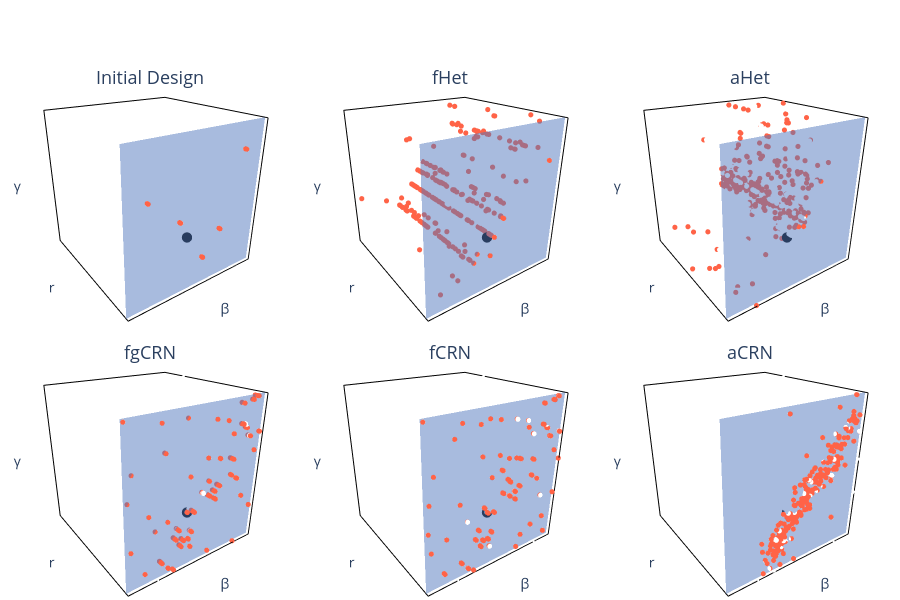

Notebook cell for this chart:
### Code cell
all_methods = [['Initial Design', 'fHet', 'aHet'],
               ['fgCRN', 'fCRN', 'aCRN']]
n=6
fig = make_subplots(
    rows=2, cols=3,
    specs=[[{'type': 'surface'}]*3, [{'type':'surface'}]*3],
    subplot_titles=all_methods[0]+all_methods[1],
    horizontal_spacing=0,   # shrink gutters 
    vertical_spacing=0
)

camera = dict(
    eye=dict(x=1.7,   # out to the right
             y=-1.2,  # pulled forward
             z=0.9),  # lifted up
    up=dict(x=0, y=0, z=1)  # ensure “up” is along the z–axis
)

# Prepare the plane at x = 20, over p1,p2 ∈ [0,1]
x0 = 20
grid_n = 10
p1_lin = np.linspace(0, 1, grid_n)
p2_lin = np.linspace(0, 1, grid_n)
P1, P2 = np.meshgrid(p1_lin, p2_lin)
X = np.full_like(P1, x0)

rep_val = 'rep'
ground_truth = {'p1':0.45, 'p2':0.35, 'rep':50}

for i, methods in enumerate(all_methods, start=1):
    for j, method in enumerate(methods, start=1):
        dfm = dfx[(dfx['method']==method)]
        if method != 'Initial Design':
            dfm = dfm[dfm.iter>1]

        # build a color list: blue if <20, red otherwise
        colors = ['tomato' if rr <= 20 else 'tomato' for rr in dfm['num_replicates']]
        
        fig.add_trace(
            go.Scatter3d(
                x = dfm[rep_val],
                y = dfm['p1'],
                z = dfm['p2'],
                mode = 'markers',
                marker = dict(
                    size = 3,
                    color = colors,
                    opacity=1
                ),
                showlegend = False
            ),
            row=i, col=j
        )
        fig.add_trace(
            go.Scatter3d(
                x=[ground_truth['rep']],
                y=[ground_truth['p1']],
                z=[ground_truth['p2']],
                mode='markers',
                marker = dict(
                    size=6,
                    color='black'
                ),
                showlegend=False
            ),
            row=i, col=j
        )
        fig.add_trace(
            go.Surface(
                x = X, y = P1, z = P2,
                # make all values in this matrix the same (e.g. zeros)
                surfacecolor = np.zeros_like(P1),
                # map “0” → light-green; “1” → light-green (so it’s uniform)
                colorscale = [[0,'cornflowerblue'], [1, 'cornflowerblue']],
                opacity    = 0.5,
                showscale  = False,
                showlegend = False
            ),
            row=i, col=j
        )
        
        fig.update_scenes(
            dict(
                # overall scene background
                bgcolor='white',
                aspectmode='cube',
                # x-axis (num_replicates), descending
                xaxis=dict(
                    range=[dfx[rep_val].max(), -1],
                    title='r',
                    showgrid=False,    # no grid‐planes
                    zeroline=False,    # no zero‐plane
                    showline=True,     # draw the axis line
                    mirror=True,       # mirror that line on the opposite side of the box
                    linewidth=2,       # thickness
                    linecolor='black',  # color of the box edges
                    showticklabels=False,
                    backgroundcolor='white'

                ),
                # y-axis (p1)
                yaxis=dict(
                    title='β',
                    range=[0, 1],
                    showgrid=False,
                    zeroline=False,
                    showline=True,
                    mirror=True,
                    linewidth=2,
                    linecolor='black',
                    showticklabels=False,
                    backgroundcolor='white'
            
                ),
                # z-axis (p2)
                zaxis=dict(
                    range=[0, 1],
                    title='γ',
                    showgrid=False,
                    zeroline=False,
                    showline=True,
                    mirror=True,
                    linewidth=2,
                    linecolor='black',
                    showticklabels=False,
                    backgroundcolor='white'
                ),
                camera = camera
            ),
            row=i, col=j
        )

annos = []
for i, methods in enumerate(all_methods):
    for j, method in enumerate(methods):
        x = (j + 0.5)/3 
        if i == 0:
            y = .925
        elif i == 1:
            y = .425
        annos.append(dict(
            text=method,
            x=x, y=y,          # just above the top of the plot
            xref='paper', yref='paper',
            showarrow=False,
            font=dict(size=18),
        ))
    
fig.update_layout(
    width = 150 * n,              # ← bump per‐panel width
    height = 600,                 # ← bump height for more vertical space
    margin = dict(l=0, r=0, t=50, b=0),  # trim outer margins
    paper_bgcolor='white',
    annotations=annos,
)

    
fig.show()

### Figure 1 — Plotly figure (JSON) as saved in the notebook; plotly's stock layout.template omitted (floating-point values rounded to 4 significant figures; data arrays with more than 128 entries replaced by an {"elided": "..."} marker saying what was removed)
{"data": [{"marker": {"color": ["tomato", "tomato", "tomato", "tomato", "tomato", "tomato", "tomato", "tomato", "tomato", "tomato", "tomato", "tomato", "tomato", "tomato", "tomato", "tomato", "tomato", "tomato", "tomato", "tomato", "tomato", "tomato", "tomato", "tomato", "tomato", "tomato", "tomato", "tomato", "tomato", "tomato", "tomato", "tomato", "tomato", "tomato", "tomato", "tomato", "tomato", "tomato", "tomato", "tomato", "tomato", "tomato", "tomato", "tomato", "tomato", "tomato", "tomato", "tomato", "tomato", "tomato"], "opacity": 1, "size": 3}, "mode": "markers", "scene": "scene", "showlegend": false, "type": "scatter3d", "x": [1, 2, 3, 4, 5, 6, 7, 8, 9, 10, 1, 2, 3, 4, 5, 6, 7, 8, 9, 10, 1, 2, 3, 4, 5, 6, 7, 8, 9, 10, 1, 2, 3, 4, 5, 6, 7, 8, 9, 10, 1, 2, 3, 4, 5, 6, 7, 8, 9, 10], "y": [0.8412, 0.8412, 0.8412, 0.8412, 0.8412, 0.8412, 0.8412, 0.8412, 0.8412, 0.8412, 0.1374, 0.1374, 0.1374, 0.1374, 0.1374, 0.1374, 0.1374, 0.1374, 0.1374, 0.1374, 0.354, 0.354, 0.354, 0.354, 0.354, 0.354, 0.354, 0.354, 0.354, 0.354, 0.5435, 0.5435, 0.5435, 0.5435, 0.5435, 0.5435, 0.5435, 0.5435, 0.5435, 0.5435, 0.676, 0.676, 0.676, 0.676, 0.676, 0.676, 0.676, 0.676, 0.676, 0.676], "z": [0.8353, 0.8353, 0.8353, 0.8353, 0.8353, 0.8353, 0.8353, 0.8353, 0.8353, 0.8353, 0.6768, 0.6768, 0.6768, 0.6768, 0.6768, 0.6768, 0.6768, 0.6768, 0.6768, 0.6768, 0.4995, 0.4995, 0.4995, 0.4995, 0.4995, 0.4995, 0.4995, 0.4995, 0.4995, 0.4995, 0.1984, 0.1984, 0.1984, 0.1984, 0.1984, 0.1984, 0.1984, 0.1984, 0.1984, 0.1984, 0.3555, 0.3555, 0.3555, 0.3555, 0.3555, 0.3555, 0.3555, 0.3555, 0.3555, 0.3555]}, {"marker": {"color": "black", "size": 6}, "mode": "markers", "scene": "scene", "showlegend": false, "type": "scatter3d", "x": [50], "y": [0.45], "z": [0.35]}, {"colorscale": [[0, "cornflowerblue"], [1, "cornflowerblue"]], "opacity": 0.5, "scene": "scene", "showlegend": false, "showscale": false, "surfacecolor": [[0.0, 0.0, 0.0, 0.0, 0.0, 0.0, 0.0, 0.0, 0.0, 0.0], [0.0, 0.0, 0.0, 0.0, 0.0, 0.0, 0.0, 0.0, 0.0, 0.0], [0.0, 0.0, 0.0, 0.0, 0.0, 0.0, 0.0, 0.0, 0.0, 0.0], [0.0, 0.0, 0.0, 0.0, 0.0, 0.0, 0.0, 0.0, 0.0, 0.0], [0.0, 0.0, 0.0, 0.0, 0.0, 0.0, 0.0, 0.0, 0.0, 0.0], [0.0, 0.0, 0.0, 0.0, 0.0, 0.0, 0.0, 0.0, 0.0, 0.0], [0.0, 0.0, 0.0, 0.0, 0.0, 0.0, 0.0, 0.0, 0.0, 0.0], [0.0, 0.0, 0.0, 0.0, 0.0, 0.0, 0.0, 0.0, 0.0, 0.0], [0.0, 0.0, 0.0, 0.0, 0.0, 0.0, 0.0, 0.0, 0.0, 0.0], [0.0, 0.0, 0.0, 0.0, 0.0, 0.0, 0.0, 0.0, 0.0, 0.0]], "type": "surface", "x": [[20.0, 20.0, 20.0, 20.0, 20.0, 20.0, 20.0, 20.0, 20.0, 20.0], [20.0, 20.0, 20.0, 20.0, 20.0, 20.0, 20.0, 20.0, 20.0, 20.0], [20.0, 20.0, 20.0, 20.0, 20.0, 20.0, 20.0, 20.0, 20.0, 20.0], [20.0, 20.0, 20.0, 20.0, 20.0, 20.0, 20.0, 20.0, 20.0, 20.0], [20.0, 20.0, 20.0, 20.0, 20.0, 20.0, 20.0, 20.0, 20.0, 20.0], [20.0, 20.0, 20.0, 20.0, 20.0, 20.0, 20.0, 20.0, 20.0, 20.0], [20.0, 20.0, 20.0, 20.0, 20.0, 20.0, 20.0, 20.0, 20.0, 20.0], [20.0, 20.0, 20.0, 20.0, 20.0, 20.0, 20.0, 20.0, 20.0, 20.0], [20.0, 20.0, 20.0, 20.0, 20.0, 20.0, 20.0, 20.0, 20.0, 20.0], [20.0, 20.0, 20.0, 20.0, 20.0, 20.0, 20.0, 20.0, 20.0, 20.0]], "y": [[0.0, 0.1111, 0.2222, 0.3333, 0.4444, 0.5556, 0.6667, 0.7778, 0.8889, 1.0], [0.0, 0.1111, 0.2222, 0.3333, 0.4444, 0.5556, 0.6667, 0.7778, 0.8889, 1.0], [0.0, 0.1111, 0.2222, 0.3333, 0.4444, 0.5556, 0.6667, 0.7778, 0.8889, 1.0], [0.0, 0.1111, 0.2222, 0.3333, 0.4444, 0.5556, 0.6667, 0.7778, 0.8889, 1.0], [0.0, 0.1111, 0.2222, 0.3333, 0.4444, 0.5556, 0.6667, 0.7778, 0.8889, 1.0], [0.0, 0.1111, 0.2222, 0.3333, 0.4444, 0.5556, 0.6667, 0.7778, 0.8889, 1.0], [0.0, 0.1111, 0.2222, 0.3333, 0.4444, 0.5556, 0.6667, 0.7778, 0.8889, 1.0], [0.0, 0.1111, 0.2222, 0.3333, 0.4444, 0.5556, 0.6667, 0.7778, 0.8889, 1.0], [0.0, 0.1111, 0.2222, 0.3333, 0.4444, 0.5556, 0.6667, 0.7778, 0.8889, 1.0], [0.0, 0.1111, 0.2222, 0.3333, 0.4444, 0.5556, 0.6667, 0.7778, 0.8889, 1.0]], "z": [[0.0, 0.0, 0.0, 0.0, 0.0, 0.0, 0.0, 0.0, 0.0, 0.0], [0.1111, 0.1111, 0.1111, 0.1111, 0.1111, 0.1111, 0.1111, 0.1111, 0.1111, 0.1111], [0.2222, 0.2222, 0.2222, 0.2222, 0.2222, 0.2222, 0.2222, 0.2222, 0.2222, 0.2222], [0.3333, 0.3333, 0.3333, 0.3333, 0.3333, 0.3333, 0.3333, 0.3333, 0.3333, 0.3333], [0.4444, 0.4444, 0.4444, 0.4444, 0.4444, 0.4444, 0.4444, 0.4444, 0.4444, 0.4444], [0.5556, 0.5556, 0.5556, 0.5556, 0.5556, 0.5556, 0.5556, 0.5556, 0.5556, 0.5556], [0.6667, 0.6667, 0.6667, 0.6667, 0.6667, 0.6667, 0.6667, 0.6667, 0.6667, 0.6667], [0.7778, 0.7778, 0.7778, 0.7778, 0.7778, 0.7778, 0.7778, 0.7778, 0.7778, 0.7778], [0.8889, 0.8889, 0.8889, 0.8889, 0.8889, 0.8889, 0.8889, 0.8889, 0.8889, 0.8889], [1.0, 1.0, 1.0, 1.0, 1.0, 1.0, 1.0, 1.0, 1.0, 1.0]]}, {"marker": {"color": {"elided": "250 str values"}, "opacity": 1, "size": 3}, "mode": "markers", "scene": "scene2", "showlegend": false, "type": "scatter3d", "x": {"elided": "250 int values"}, "y": {"elided": "250 float values"}, "z": {"elided": "250 float values"}}, {"marker": {"color": "black", "size": 6}, "mode": "markers", "scene": "scene2", "showlegend": false, "type": "scatter3d", "x": [50], "y": [0.45], "z": [0.35]}, {"colorscale": [[0, "cornflowerblue"], [1, "cornflowerblue"]], "opacity": 0.5, "scene": "scene2", "showlegend": false, "showscale": false, "surfacecolor": [[0.0, 0.0, 0.0, 0.0, 0.0, 0.0, 0.0, 0.0, 0.0, 0.0], [0.0, 0.0, 0.0, 0.0, 0.0, 0.0, 0.0, 0.0, 0.0, 0.0], [0.0, 0.0, 0.0, 0.0, 0.0, 0.0, 0.0, 0.0, 0.0, 0.0], [0.0, 0.0, 0.0, 0.0, 0.0, 0.0, 0.0, 0.0, 0.0, 0.0], [0.0, 0.0, 0.0, 0.0, 0.0, 0.0, 0.0, 0.0, 0.0, 0.0], [0.0, 0.0, 0.0, 0.0, 0.0, 0.0, 0.0, 0.0, 0.0, 0.0], [0.0, 0.0, 0.0, 0.0, 0.0, 0.0, 0.0, 0.0, 0.0, 0.0], [0.0, 0.0, 0.0, 0.0, 0.0, 0.0, 0.0, 0.0, 0.0, 0.0], [0.0, 0.0, 0.0, 0.0, 0.0, 0.0, 0.0, 0.0, 0.0, 0.0], [0.0, 0.0, 0.0, 0.0, 0.0, 0.0, 0.0, 0.0, 0.0, 0.0]], "type": "surface", "x": [[20.0, 20.0, 20.0, 20.0, 20.0, 20.0, 20.0, 20.0, 20.0, 20.0], [20.0, 20.0, 20.0, 20.0, 20.0, 20.0, 20.0, 20.0, 20.0, 20.0], [20.0, 20.0, 20.0, 20.0, 20.0, 20.0, 20.0, 20.0, 20.0, 20.0], [20.0, 20.0, 20.0, 20.0, 20.0, 20.0, 20.0, 20.0, 20.0, 20.0], [20.0, 20.0, 20.0, 20.0, 20.0, 20.0, 20.0, 20.0, 20.0, 20.0], [20.0, 20.0, 20.0, 20.0, 20.0, 20.0, 20.0, 20.0, 20.0, 20.0], [20.0, 20.0, 20.0, 20.0, 20.0, 20.0, 20.0, 20.0, 20.0, 20.0], [20.0, 20.0, 20.0, 20.0, 20.0, 20.0, 20.0, 20.0, 20.0, 20.0], [20.0, 20.0, 20.0, 20.0, 20.0, 20.0, 20.0, 20.0, 20.0, 20.0], [20.0, 20.0, 20.0, 20.0, 20.0, 20.0, 20.0, 20.0, 20.0, 20.0]], "y": [[0.0, 0.1111, 0.2222, 0.3333, 0.4444, 0.5556, 0.6667, 0.7778, 0.8889, 1.0], [0.0, 0.1111, 0.2222, 0.3333, 0.4444, 0.5556, 0.6667, 0.7778, 0.8889, 1.0], [0.0, 0.1111, 0.2222, 0.3333, 0.4444, 0.5556, 0.6667, 0.7778, 0.8889, 1.0], [0.0, 0.1111, 0.2222, 0.3333, 0.4444, 0.5556, 0.6667, 0.7778, 0.8889, 1.0], [0.0, 0.1111, 0.2222, 0.3333, 0.4444, 0.5556, 0.6667, 0.7778, 0.8889, 1.0], [0.0, 0.1111, 0.2222, 0.3333, 0.4444, 0.5556, 0.6667, 0.7778, 0.8889, 1.0], [0.0, 0.1111, 0.2222, 0.3333, 0.4444, 0.5556, 0.6667, 0.7778, 0.8889, 1.0], [0.0, 0.1111, 0.2222, 0.3333, 0.4444, 0.5556, 0.6667, 0.7778, 0.8889, 1.0], [0.0, 0.1111, 0.2222, 0.3333, 0.4444, 0.5556, 0.6667, 0.7778, 0.8889, 1.0], [0.0, 0.1111, 0.2222, 0.3333, 0.4444, 0.5556, 0.6667, 0.7778, 0.8889, 1.0]], "z": [[0.0, 0.0, 0.0, 0.0, 0.0, 0.0, 0.0, 0.0, 0.0, 0.0], [0.1111, 0.1111, 0.1111, 0.1111, 0.1111, 0.1111, 0.1111, 0.1111, 0.1111, 0.1111], [0.2222, 0.2222, 0.2222, 0.2222, 0.2222, 0.2222, 0.2222, 0.2222, 0.2222, 0.2222], [0.3333, 0.3333, 0.3333, 0.3333, 0.3333, 0.3333, 0.3333, 0.3333, 0.3333, 0.3333], [0.4444, 0.4444, 0.4444, 0.4444, 0.4444, 0.4444, 0.4444, 0.4444, 0.4444, 0.4444], [0.5556, 0.5556, 0.5556, 0.5556, 0.5556, 0.5556, 0.5556, 0.5556, 0.5556, 0.5556], [0.6667, 0.6667, 0.6667, 0.6667, 0.6667, 0.6667, 0.6667, 0.6667, 0.6667, 0.6667], [0.7778, 0.7778, 0.7778, 0.7778, 0.7778, 0.7778, 0.7778, 0.7778, 0.7778, 0.7778], [0.8889, 0.8889, 0.8889, 0.8889, 0.8889, 0.8889, 0.8889, 0.8889, 0.8889, 0.8889], [1.0, 1.0, 1.0, 1.0, 1.0, 1.0, 1.0, 1.0, 1.0, 1.0]]}, {"marker": {"color": {"elided": "250 str values"}, "opacity": 1, "size": 3}, "mode": "markers", "scene": "scene3", "showlegend": false, "type": "scatter3d", "x": {"elided": "250 int values"}, "y": {"elided": "250 float values"}, "z": {"elided": "250 float values"}}, {"marker": {"color": "black", "size": 6}, "mode": "markers", "scene": "scene3", "showlegend": false, "type": "scatter3d", "x": [50], "y": [0.45], "z": [0.35]}, {"colorscale": [[0, "cornflowerblue"], [1, "cornflowerblue"]], "opacity": 0.5, "scene": "scene3", "showlegend": false, "showscale": false, "surfacecolor": [[0.0, 0.0, 0.0, 0.0, 0.0, 0.0, 0.0, 0.0, 0.0, 0.0], [0.0, 0.0, 0.0, 0.0, 0.0, 0.0, 0.0, 0.0, 0.0, 0.0], [0.0, 0.0, 0.0, 0.0, 0.0, 0.0, 0.0, 0.0, 0.0, 0.0], [0.0, 0.0, 0.0, 0.0, 0.0, 0.0, 0.0, 0.0, 0.0, 0.0], [0.0, 0.0, 0.0, 0.0, 0.0, 0.0, 0.0, 0.0, 0.0, 0.0], [0.0, 0.0, 0.0, 0.0, 0.0, 0.0, 0.0, 0.0, 0.0, 0.0], [0.0, 0.0, 0.0, 0.0, 0.0, 0.0, 0.0, 0.0, 0.0, 0.0], [0.0, 0.0, 0.0, 0.0, 0.0, 0.0, 0.0, 0.0, 0.0, 0.0], [0.0, 0.0, 0.0, 0.0, 0.0, 0.0, 0.0, 0.0, 0.0, 0.0], [0.0, 0.0, 0.0, 0.0, 0.0, 0.0, 0.0, 0.0, 0.0, 0.0]], "type": "surface", "x": [[20.0, 20.0, 20.0, 20.0, 20.0, 20.0, 20.0, 20.0, 20.0, 20.0], [20.0, 20.0, 20.0, 20.0, 20.0, 20.0, 20.0, 20.0, 20.0, 20.0], [20.0, 20.0, 20.0, 20.0, 20.0, 20.0, 20.0, 20.0, 20.0, 20.0], [20.0, 20.0, 20.0, 20.0, 20.0, 20.0, 20.0, 20.0, 20.0, 20.0], [20.0, 20.0, 20.0, 20.0, 20.0, 20.0, 20.0, 20.0, 20.0, 20.0], [20.0, 20.0, 20.0, 20.0, 20.0, 20.0, 20.0, 20.0, 20.0, 20.0], [20.0, 20.0, 20.0, 20.0, 20.0, 20.0, 20.0, 20.0, 20.0, 20.0], [20.0, 20.0, 20.0, 20.0, 20.0, 20.0, 20.0, 20.0, 20.0, 20.0], [20.0, 20.0, 20.0, 20.0, 20.0, 20.0, 20.0, 20.0, 20.0, 20.0], [20.0, 20.0, 20.0, 20.0, 20.0, 20.0, 20.0, 20.0, 20.0, 20.0]], "y": [[0.0, 0.1111, 0.2222, 0.3333, 0.4444, 0.5556, 0.6667, 0.7778, 0.8889, 1.0], [0.0, 0.1111, 0.2222, 0.3333, 0.4444, 0.5556, 0.6667, 0.7778, 0.8889, 1.0], [0.0, 0.1111, 0.2222, 0.3333, 0.4444, 0.5556, 0.6667, 0.7778, 0.8889, 1.0], [0.0, 0.1111, 0.2222, 0.3333, 0.4444, 0.5556, 0.6667, 0.7778, 0.8889, 1.0], [0.0, 0.1111, 0.2222, 0.3333, 0.4444, 0.5556, 0.6667, 0.7778, 0.8889, 1.0], [0.0, 0.1111, 0.2222, 0.3333, 0.4444, 0.5556, 0.6667, 0.7778, 0.8889, 1.0], [0.0, 0.1111, 0.2222, 0.3333, 0.4444, 0.5556, 0.6667, 0.7778, 0.8889, 1.0], [0.0, 0.1111, 0.2222, 0.3333, 0.4444, 0.5556, 0.6667, 0.7778, 0.8889, 1.0], [0.0, 0.1111, 0.2222, 0.3333, 0.4444, 0.5556, 0.6667, 0.7778, 0.8889, 1.0], [0.0, 0.1111, 0.2222, 0.3333, 0.4444, 0.5556, 0.6667, 0.7778, 0.8889, 1.0]], "z": [[0.0, 0.0, 0.0, 0.0, 0.0, 0.0, 0.0, 0.0, 0.0, 0.0], [0.1111, 0.1111, 0.1111, 0.1111, 0.1111, 0.1111, 0.1111, 0.1111, 0.1111, 0.1111], [0.2222, 0.2222, 0.2222, 0.2222, 0.2222, 0.2222, 0.2222, 0.2222, 0.2222, 0.2222], [0.3333, 0.3333, 0.3333, 0.3333, 0.3333, 0.3333, 0.3333, 0.3333, 0.3333, 0.3333], [0.4444, 0.4444, 0.4444, 0.4444, 0.4444, 0.4444, 0.4444, 0.4444, 0.4444, 0.4444], [0.5556, 0.5556, 0.5556, 0.5556, 0.5556, 0.5556, 0.5556, 0.5556, 0.5556, 0.5556], [0.6667, 0.6667, 0.6667, 0.6667, 0.6667, 0.6667, 0.6667, 0.6667, 0.6667, 0.6667], [0.7778, 0.7778, 0.7778, 0.7778, 0.7778, 0.7778, 0.7778, 0.7778, 0.7778, 0.7778], [0.8889, 0.8889, 0.8889, 0.8889, 0.8889, 0.8889, 0.8889, 0.8889, 0.8889, 0.8889], [1.0, 1.0, 1.0, 1.0, 1.0, 1.0, 1.0, 1.0, 1.0, 1.0]]}, {"marker": {"color": {"elided": "250 str values"}, "opacity": 1, "size": 3}, "mode": "markers", "scene": "scene4", "showlegend": false, "type": "scatter3d", "x": {"elided": "250 int values"}, "y": {"elided": "250 float values"}, "z": {"elided": "250 float values"}}, {"marker": {"color": "black", "size": 6}, "mode": "markers", "scene": "scene4", "showlegend": false, "type": "scatter3d", "x": [50], "y": [0.45], "z": [0.35]}, {"colorscale": [[0, "cornflowerblue"], [1, "cornflowerblue"]], "opacity": 0.5, "scene": "scene4", "showlegend": false, "showscale": false, "surfacecolor": [[0.0, 0.0, 0.0, 0.0, 0.0, 0.0, 0.0, 0.0, 0.0, 0.0], [0.0, 0.0, 0.0, 0.0, 0.0, 0.0, 0.0, 0.0, 0.0, 0.0], [0.0, 0.0, 0.0, 0.0, 0.0, 0.0, 0.0, 0.0, 0.0, 0.0], [0.0, 0.0, 0.0, 0.0, 0.0, 0.0, 0.0, 0.0, 0.0, 0.0], [0.0, 0.0, 0.0, 0.0, 0.0, 0.0, 0.0, 0.0, 0.0, 0.0], [0.0, 0.0, 0.0, 0.0, 0.0, 0.0, 0.0, 0.0, 0.0, 0.0], [0.0, 0.0, 0.0, 0.0, 0.0, 0.0, 0.0, 0.0, 0.0, 0.0], [0.0, 0.0, 0.0, 0.0, 0.0, 0.0, 0.0, 0.0, 0.0, 0.0], [0.0, 0.0, 0.0, 0.0, 0.0, 0.0, 0.0, 0.0, 0.0, 0.0], [0.0, 0.0, 0.0, 0.0, 0.0, 0.0, 0.0, 0.0, 0.0, 0.0]], "type": "surface", "x": [[20.0, 20.0, 20.0, 20.0, 20.0, 20.0, 20.0, 20.0, 20.0, 20.0], [20.0, 20.0, 20.0, 20.0, 20.0, 20.0, 20.0, 20.0, 20.0, 20.0], [20.0, 20.0, 20.0, 20.0, 20.0, 20.0, 20.0, 20.0, 20.0, 20.0], [20.0, 20.0, 20.0, 20.0, 20.0, 20.0, 20.0, 20.0, 20.0, 20.0], [20.0, 20.0, 20.0, 20.0, 20.0, 20.0, 20.0, 20.0, 20.0, 20.0], [20.0, 20.0, 20.0, 20.0, 20.0, 20.0, 20.0, 20.0, 20.0, 20.0], [20.0, 20.0, 20.0, 20.0, 20.0, 20.0, 20.0, 20.0, 20.0, 20.0], [20.0, 20.0, 20.0, 20.0, 20.0, 20.0, 20.0, 20.0, 20.0, 20.0], [20.0, 20.0, 20.0, 20.0, 20.0, 20.0, 20.0, 20.0, 20.0, 20.0], [20.0, 20.0, 20.0, 20.0, 20.0, 20.0, 20.0, 20.0, 20.0, 20.0]], "y": [[0.0, 0.1111, 0.2222, 0.3333, 0.4444, 0.5556, 0.6667, 0.7778, 0.8889, 1.0], [0.0, 0.1111, 0.2222, 0.3333, 0.4444, 0.5556, 0.6667, 0.7778, 0.8889, 1.0], [0.0, 0.1111, 0.2222, 0.3333, 0.4444, 0.5556, 0.6667, 0.7778, 0.8889, 1.0], [0.0, 0.1111, 0.2222, 0.3333, 0.4444, 0.5556, 0.6667, 0.7778, 0.8889, 1.0], [0.0, 0.1111, 0.2222, 0.3333, 0.4444, 0.5556, 0.6667, 0.7778, 0.8889, 1.0], [0.0, 0.1111, 0.2222, 0.3333, 0.4444, 0.5556, 0.6667, 0.7778, 0.8889, 1.0], [0.0, 0.1111, 0.2222, 0.3333, 0.4444, 0.5556, 0.6667, 0.7778, 0.8889, 1.0], [0.0, 0.1111, 0.2222, 0.3333, 0.4444, 0.5556, 0.6667, 0.7778, 0.8889, 1.0], [0.0, 0.1111, 0.2222, 0.3333, 0.4444, 0.5556, 0.6667, 0.7778, 0.8889, 1.0], [0.0, 0.1111, 0.2222, 0.3333, 0.4444, 0.5556, 0.6667, 0.7778, 0.8889, 1.0]], "z": [[0.0, 0.0, 0.0, 0.0, 0.0, 0.0, 0.0, 0.0, 0.0, 0.0], [0.1111, 0.1111, 0.1111, 0.1111, 0.1111, 0.1111, 0.1111, 0.1111, 0.1111, 0.1111], [0.2222, 0.2222, 0.2222, 0.2222, 0.2222, 0.2222, 0.2222, 0.2222, 0.2222, 0.2222], [0.3333, 0.3333, 0.3333, 0.3333, 0.3333, 0.3333, 0.3333, 0.3333, 0.3333, 0.3333], [0.4444, 0.4444, 0.4444, 0.4444, 0.4444, 0.4444, 0.4444, 0.4444, 0.4444, 0.4444], [0.5556, 0.5556, 0.5556, 0.5556, 0.5556, 0.5556, 0.5556, 0.5556, 0.5556, 0.5556], [0.6667, 0.6667, 0.6667, 0.6667, 0.6667, 0.6667, 0.6667, 0.6667, 0.6667, 0.6667], [0.7778, 0.7778, 0.7778, 0.7778, 0.7778, 0.7778, 0.7778, 0.7778, 0.7778, 0.7778], [0.8889, 0.8889, 0.8889, 0.8889, 0.8889, 0.8889, 0.8889, 0.8889, 0.8889, 0.8889], [1.0, 1.0, 1.0, 1.0, 1.0, 1.0, 1.0, 1.0, 1.0, 1.0]]}, {"marker": {"color": {"elided": "250 str values"}, "opacity": 1, "size": 3}, "mode": "markers", "scene": "scene5", "showlegend": false, "type": "scatter3d", "x": {"elided": "250 int values"}, "y": {"elided": "250 float values"}, "z": {"elided": "250 float values"}}, {"marker": {"color": "black", "size": 6}, "mode": "markers", "scene": "scene5", "showlegend": false, "type": "scatter3d", "x": [50], "y": [0.45], "z": [0.35]}, {"colorscale": [[0, "cornflowerblue"], [1, "cornflowerblue"]], "opacity": 0.5, "scene": "scene5", "showlegend": false, "showscale": false, "surfacecolor": [[0.0, 0.0, 0.0, 0.0, 0.0, 0.0, 0.0, 0.0, 0.0, 0.0], [0.0, 0.0, 0.0, 0.0, 0.0, 0.0, 0.0, 0.0, 0.0, 0.0], [0.0, 0.0, 0.0, 0.0, 0.0, 0.0, 0.0, 0.0, 0.0, 0.0], [0.0, 0.0, 0.0, 0.0, 0.0, 0.0, 0.0, 0.0, 0.0, 0.0], [0.0, 0.0, 0.0, 0.0, 0.0, 0.0, 0.0, 0.0, 0.0, 0.0], [0.0, 0.0, 0.0, 0.0, 0.0, 0.0, 0.0, 0.0, 0.0, 0.0], [0.0, 0.0, 0.0, 0.0, 0.0, 0.0, 0.0, 0.0, 0.0, 0.0], [0.0, 0.0, 0.0, 0.0, 0.0, 0.0, 0.0, 0.0, 0.0, 0.0], [0.0, 0.0, 0.0, 0.0, 0.0, 0.0, 0.0, 0.0, 0.0, 0.0], [0.0, 0.0, 0.0, 0.0, 0.0, 0.0, 0.0, 0.0, 0.0, 0.0]], "type": "surface", "x": [[20.0, 20.0, 20.0, 20.0, 20.0, 20.0, 20.0, 20.0, 20.0, 20.0], [20.0, 20.0, 20.0, 20.0, 20.0, 20.0, 20.0, 20.0, 20.0, 20.0], [20.0, 20.0, 20.0, 20.0, 20.0, 20.0, 20.0, 20.0, 20.0, 20.0], [20.0, 20.0, 20.0, 20.0, 20.0, 20.0, 20.0, 20.0, 20.0, 20.0], [20.0, 20.0, 20.0, 20.0, 20.0, 20.0, 20.0, 20.0, 20.0, 20.0], [20.0, 20.0, 20.0, 20.0, 20.0, 20.0, 20.0, 20.0, 20.0, 20.0], [20.0, 20.0, 20.0, 20.0, 20.0, 20.0, 20.0, 20.0, 20.0, 20.0], [20.0, 20.0, 20.0, 20.0, 20.0, 20.0, 20.0, 20.0, 20.0, 20.0], [20.0, 20.0, 20.0, 20.0, 20.0, 20.0, 20.0, 20.0, 20.0, 20.0], [20.0, 20.0, 20.0, 20.0, 20.0, 20.0, 20.0, 20.0, 20.0, 20.0]], "y": [[0.0, 0.1111, 0.2222, 0.3333, 0.4444, 0.5556, 0.6667, 0.7778, 0.8889, 1.0], [0.0, 0.1111, 0.2222, 0.3333, 0.4444, 0.5556, 0.6667, 0.7778, 0.8889, 1.0], [0.0, 0.1111, 0.2222, 0.3333, 0.4444, 0.5556, 0.6667, 0.7778, 0.8889, 1.0], [0.0, 0.1111, 0.2222, 0.3333, 0.4444, 0.5556, 0.6667, 0.7778, 0.8889, 1.0], [0.0, 0.1111, 0.2222, 0.3333, 0.4444, 0.5556, 0.6667, 0.7778, 0.8889, 1.0], [0.0, 0.1111, 0.2222, 0.3333, 0.4444, 0.5556, 0.6667, 0.7778, 0.8889, 1.0], [0.0, 0.1111, 0.2222, 0.3333, 0.4444, 0.5556, 0.6667, 0.7778, 0.8889, 1.0], [0.0, 0.1111, 0.2222, 0.3333, 0.4444, 0.5556, 0.6667, 0.7778, 0.8889, 1.0], [0.0, 0.1111, 0.2222, 0.3333, 0.4444, 0.5556, 0.6667, 0.7778, 0.8889, 1.0], [0.0, 0.1111, 0.2222, 0.3333, 0.4444, 0.5556, 0.6667, 0.7778, 0.8889, 1.0]], "z": [[0.0, 0.0, 0.0, 0.0, 0.0, 0.0, 0.0, 0.0, 0.0, 0.0], [0.1111, 0.1111, 0.1111, 0.1111, 0.1111, 0.1111, 0.1111, 0.1111, 0.1111, 0.1111], [0.2222, 0.2222, 0.2222, 0.2222, 0.2222, 0.2222, 0.2222, 0.2222, 0.2222, 0.2222], [0.3333, 0.3333, 0.3333, 0.3333, 0.3333, 0.3333, 0.3333, 0.3333, 0.3333, 0.3333], [0.4444, 0.4444, 0.4444, 0.4444, 0.4444, 0.4444, 0.4444, 0.4444, 0.4444, 0.4444], [0.5556, 0.5556, 0.5556, 0.5556, 0.5556, 0.5556, 0.5556, 0.5556, 0.5556, 0.5556], [0.6667, 0.6667, 0.6667, 0.6667, 0.6667, 0.6667, 0.6667, 0.6667, 0.6667, 0.6667], [0.7778, 0.7778, 0.7778, 0.7778, 0.7778, 0.7778, 0.7778, 0.7778, 0.7778, 0.7778], [0.8889, 0.8889, 0.8889, 0.8889, 0.8889, 0.8889, 0.8889, 0.8889, 0.8889, 0.8889], [1.0, 1.0, 1.0, 1.0, 1.0, 1.0, 1.0, 1.0, 1.0, 1.0]]}, {"marker": {"color": {"elided": "250 str values"}, "opacity": 1, "size": 3}, "mode": "markers", "scene": "scene6", "showlegend": false, "type": "scatter3d", "x": {"elided": "250 int values"}, "y": {"elided": "250 float values"}, "z": {"elided": "250 float values"}}, {"marker": {"color": "black", "size": 6}, "mode": "markers", "scene": "scene6", "showlegend": false, "type": "scatter3d", "x": [50], "y": [0.45], "z": [0.35]}, {"colorscale": [[0, "cornflowerblue"], [1, "cornflowerblue"]], "opacity": 0.5, "scene": "scene6", "showlegend": false, "showscale": false, "surfacecolor": [[0.0, 0.0, 0.0, 0.0, 0.0, 0.0, 0.0, 0.0, 0.0, 0.0], [0.0, 0.0, 0.0, 0.0, 0.0, 0.0, 0.0, 0.0, 0.0, 0.0], [0.0, 0.0, 0.0, 0.0, 0.0, 0.0, 0.0, 0.0, 0.0, 0.0], [0.0, 0.0, 0.0, 0.0, 0.0, 0.0, 0.0, 0.0, 0.0, 0.0], [0.0, 0.0, 0.0, 0.0, 0.0, 0.0, 0.0, 0.0, 0.0, 0.0], [0.0, 0.0, 0.0, 0.0, 0.0, 0.0, 0.0, 0.0, 0.0, 0.0], [0.0, 0.0, 0.0, 0.0, 0.0, 0.0, 0.0, 0.0, 0.0, 0.0], [0.0, 0.0, 0.0, 0.0, 0.0, 0.0, 0.0, 0.0, 0.0, 0.0], [0.0, 0.0, 0.0, 0.0, 0.0, 0.0, 0.0, 0.0, 0.0, 0.0], [0.0, 0.0, 0.0, 0.0, 0.0, 0.0, 0.0, 0.0, 0.0, 0.0]], "type": "surface", "x": [[20.0, 20.0, 20.0, 20.0, 20.0, 20.0, 20.0, 20.0, 20.0, 20.0], [20.0, 20.0, 20.0, 20.0, 20.0, 20.0, 20.0, 20.0, 20.0, 20.0], [20.0, 20.0, 20.0, 20.0, 20.0, 20.0, 20.0, 20.0, 20.0, 20.0], [20.0, 20.0, 20.0, 20.0, 20.0, 20.0, 20.0, 20.0, 20.0, 20.0], [20.0, 20.0, 20.0, 20.0, 20.0, 20.0, 20.0, 20.0, 20.0, 20.0], [20.0, 20.0, 20.0, 20.0, 20.0, 20.0, 20.0, 20.0, 20.0, 20.0], [20.0, 20.0, 20.0, 20.0, 20.0, 20.0, 20.0, 20.0, 20.0, 20.0], [20.0, 20.0, 20.0, 20.0, 20.0, 20.0, 20.0, 20.0, 20.0, 20.0], [20.0, 20.0, 20.0, 20.0, 20.0, 20.0, 20.0, 20.0, 20.0, 20.0], [20.0, 20.0, 20.0, 20.0, 20.0, 20.0, 20.0, 20.0, 20.0, 20.0]], "y": [[0.0, 0.1111, 0.2222, 0.3333, 0.4444, 0.5556, 0.6667, 0.7778, 0.8889, 1.0], [0.0, 0.1111, 0.2222, 0.3333, 0.4444, 0.5556, 0.6667, 0.7778, 0.8889, 1.0], [0.0, 0.1111, 0.2222, 0.3333, 0.4444, 0.5556, 0.6667, 0.7778, 0.8889, 1.0], [0.0, 0.1111, 0.2222, 0.3333, 0.4444, 0.5556, 0.6667, 0.7778, 0.8889, 1.0], [0.0, 0.1111, 0.2222, 0.3333, 0.4444, 0.5556, 0.6667, 0.7778, 0.8889, 1.0], [0.0, 0.1111, 0.2222, 0.3333, 0.4444, 0.5556, 0.6667, 0.7778, 0.8889, 1.0], [0.0, 0.1111, 0.2222, 0.3333, 0.4444, 0.5556, 0.6667, 0.7778, 0.8889, 1.0], [0.0, 0.1111, 0.2222, 0.3333, 0.4444, 0.5556, 0.6667, 0.7778, 0.8889, 1.0], [0.0, 0.1111, 0.2222, 0.3333, 0.4444, 0.5556, 0.6667, 0.7778, 0.8889, 1.0], [0.0, 0.1111, 0.2222, 0.3333, 0.4444, 0.5556, 0.6667, 0.7778, 0.8889, 1.0]], "z": [[0.0, 0.0, 0.0, 0.0, 0.0, 0.0, 0.0, 0.0, 0.0, 0.0], [0.1111, 0.1111, 0.1111, 0.1111, 0.1111, 0.1111, 0.1111, 0.1111, 0.1111, 0.1111], [0.2222, 0.2222, 0.2222, 0.2222, 0.2222, 0.2222, 0.2222, 0.2222, 0.2222, 0.2222], [0.3333, 0.3333, 0.3333, 0.3333, 0.3333, 0.3333, 0.3333, 0.3333, 0.3333, 0.3333], [0.4444, 0.4444, 0.4444, 0.4444, 0.4444, 0.4444, 0.4444, 0.4444, 0.4444, 0.4444], [0.5556, 0.5556, 0.5556, 0.5556, 0.5556, 0.5556, 0.5556, 0.5556, 0.5556, 0.5556], [0.6667, 0.6667, 0.6667, 0.6667, 0.6667, 0.6667, 0.6667, 0.6667, 0.6667, 0.6667], [0.7778, 0.7778, 0.7778, 0.7778, 0.7778, 0.7778, 0.7778, 0.7778, 0.7778, 0.7778], [0.8889, 0.8889, 0.8889, 0.8889, 0.8889, 0.8889, 0.8889, 0.8889, 0.8889, 0.8889], [1.0, 1.0, 1.0, 1.0, 1.0, 1.0, 1.0, 1.0, 1.0, 1.0]]}], "layout": {"annotations": [{"font": {"size": 18}, "showarrow": false, "text": "Initial Design", "x": 0.1667, "xanchor": "center", "xref": "paper", "y": 0.925, "yanchor": "bottom", "yref": "paper"}, {"font": {"size": 18}, "showarrow": false, "text": "fHet", "x": 0.5, "xanchor": "center", "xref": "paper", "y": 0.925, "yanchor": "bottom", "yref": "paper"}, {"font": {"size": 18}, "showarrow": false, "text": "aHet", "x": 0.8333, "xanchor": "center", "xref": "paper", "y": 0.925, "yanchor": "bottom", "yref": "paper"}, {"font": {"size": 18}, "showarrow": false, "text": "fgCRN", "x": 0.1667, "xanchor": "center", "xref": "paper", "y": 0.425, "yanchor": "bottom", "yref": "paper"}, {"font": {"size": 18}, "showarrow": false, "text": "fCRN", "x": 0.5, "xanchor": "center", "xref": "paper", "y": 0.425, "yanchor": "bottom", "yref": "paper"}, {"font": {"size": 18}, "showarrow": false, "text": "aCRN", "x": 0.8333, "xanchor": "center", "xref": "paper", "y": 0.425, "yanchor": "bottom", "yref": "paper"}], "height": 600, "margin": {"b": 0, "l": 0, "r": 0, "t": 50}, "paper_bgcolor": "white", "scene": {"aspectmode": "cube", "bgcolor": "white", "camera": {"eye": {"x": 1.7, "y": -1.2, "z": 0.9}, "up": {"x": 0, "y": 0, "z": 1}}, "domain": {"x": [0, 0.3333], "y": [0.5, 1]}, "xaxis": {"backgroundcolor": "white", "linecolor": "black", "linewidth": 2, "mirror": true, "range": [1000, -1], "showgrid": false, "showline": true, "showticklabels": false, "title": {"text": "r"}, "zeroline": false}, "yaxis": {"backgroundcolor": "white", "linecolor": "black", "linewidth": 2, "mirror": true, "range": [0, 1], "showgrid": false, "showline": true, "showticklabels": false, "title": {"text": "β"}, "zeroline": false}, "zaxis": {"backgroundcolor": "white", "linecolor": "black", "linewidth": 2, "mirror": true, "range": [0, 1], "showgrid": false, "showline": true, "showticklabels": false, "title": {"text": "γ"}, "zeroline": false}}, "scene2": {"aspectmode": "cube", "bgcolor": "white", "camera": {"eye": {"x": 1.7, "y": -1.2, "z": 0.9}, "up": {"x": 0, "y": 0, "z": 1}}, "domain": {"x": [0.3333, 0.6667], "y": [0.5, 1]}, "xaxis": {"backgroundcolor": "white", "linecolor": "black", "linewidth": 2, "mirror": true, "range": [1000, -1], "showgrid": false, "showline": true, "showticklabels": false, "title": {"text": "r"}, "zeroline": false}, "yaxis": {"backgroundcolor": "white", "linecolor": "black", "linewidth": 2, "mirror": true, "range": [0, 1], "showgrid": false, "showline": true, "showticklabels": false, "title": {"text": "β"}, "zeroline": false}, "zaxis": {"backgroundcolor": "white", "linecolor": "black", "linewidth": 2, "mirror": true, "range": [0, 1], "showgrid": false, "showline": true, "showticklabels": false, "title": {"text": "γ"}, "zeroline": false}}, "scene3": {"aspectmode": "cube", "bgcolor": "white", "camera": {"eye": {"x": 1.7, "y": -1.2, "z": 0.9}, "up": {"x": 0, "y": 0, "z": 1}}, "domain": {"x": [0.6667, 1], "y": [0.5, 1]}, "xaxis": {"backgroundcolor": "white", "linecolor": "black", "linewidth": 2, "mirror": true, "range": [1000, -1], "showgrid": false, "showline": true, "showticklabels": false, "title": {"text": "r"}, "zeroline": false}, "yaxis": {"backgroundcolor": "white", "linecolor": "black", "linewidth": 2, "mirror": true, "range": [0, 1], "showgrid": false, "showline": true, "showticklabels": false, "title": {"text": "β"}, "zeroline": false}, "zaxis": {"backgroundcolor": "white", "linecolor": "black", "linewidth": 2, "mirror": true, "range": [0, 1], "showgrid": false, "showline": true, "showticklabels": false, "title": {"text": "γ"}, "zeroline": false}}, "scene4": {"aspectmode": "cube", "bgcolor": "white", "camera": {"eye": {"x": 1.7, "y": -1.2, "z": 0.9}, "up": {"x": 0, "y": 0, "z": 1}}, "domain": {"x": [0, 0.3333], "y": [0, 0.5]}, "xaxis": {"backgroundcolor": "white", "linecolor": "black", "linewidth": 2, "mirror": true, "range": [1000, -1], "showgrid": false, "showline": true, "showticklabels": false, "title": {"text": "r"}, "zeroline": false}, "yaxis": {"backgroundcolor": "white", "linecolor": "black", "linewidth": 2, "mirror": true, "range": [0, 1], "showgrid": false, "showline": true, "showticklabels": false, "title": {"text": "β"}, "zeroline": false}, "zaxis": {"backgroundcolor": "white", "linecolor": "black", "linewidth": 2, "mirror": true, "range": [0, 1], "showgrid": false, "showline": true, "showticklabels": false, "title": {"text": "γ"}, "zeroline": false}}, "scene5": {"aspectmode": "cube", "bgcolor": "white", "camera": {"eye": {"x": 1.7, "y": -1.2, "z": 0.9}, "up": {"x": 0, "y": 0, "z": 1}}, "domain": {"x": [0.3333, 0.6667], "y": [0, 0.5]}, "xaxis": {"backgroundcolor": "white", "linecolor": "black", "linewidth": 2, "mirror": true, "range": [1000, -1], "showgrid": false, "showline": true, "showticklabels": false, "title": {"text": "r"}, "zeroline": false}, "yaxis": {"backgroundcolor": "white", "linecolor": "black", "linewidth": 2, "mirror": true, "range": [0, 1], "showgrid": false, "showline": true, "showticklabels": false, "title": {"text": "β"}, "zeroline": false}, "zaxis": {"backgroundcolor": "white", "linecolor": "black", "linewidth": 2, "mirror": true, "range": [0, 1], "showgrid": false, "showline": true, "showticklabels": false, "title": {"text": "γ"}, "zeroline": false}}, "scene6": {"aspectmode": "cube", "bgcolor": "white", "camera": {"eye": {"x": 1.7, "y": -1.2, "z": 0.9}, "up": {"x": 0, "y": 0, "z": 1}}, "domain": {"x": [0.6667, 1], "y": [0, 0.5]}, "xaxis": {"backgroundcolor": "white", "linecolor": "black", "linewidth": 2, "mirror": true, "range": [1000, -1], "showgrid": false, "showline": true, "showticklabels": false, "title": {"text": "r"}, "zeroline": false}, "yaxis": {"backgroundcolor": "white", "linecolor": "black", "linewidth": 2, "mirror": true, "range": [0, 1], "showgrid": false, "showline": true, "showticklabels": false, "title": {"text": "β"}, "zeroline": false}, "zaxis": {"backgroundcolor": "white", "linecolor": "black", "linewidth": 2, "mirror": true, "range": [0, 1], "showgrid": false, "showline": true, "showticklabels": false, "title": {"text": "γ"}, "zeroline": false}}, "width": 900}}
